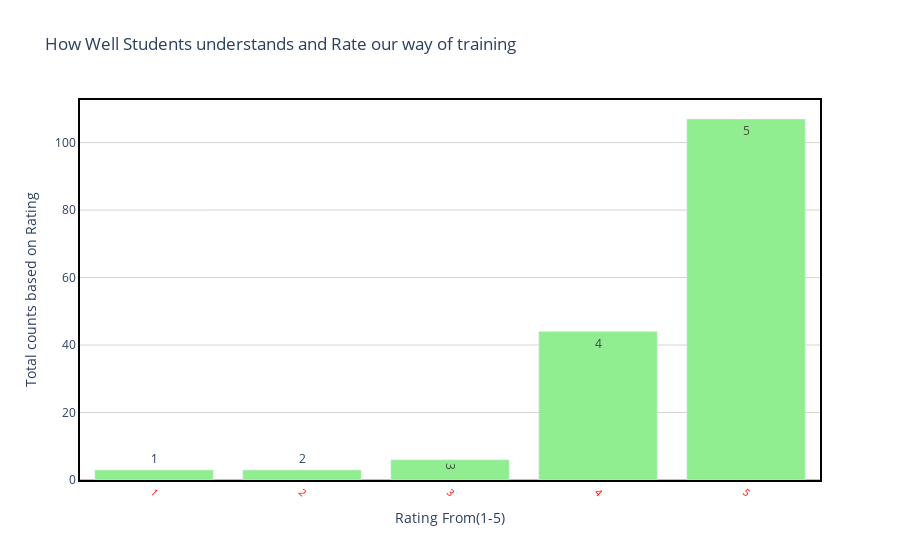

Notebook code cell kept with this figure:
### Code cell
#drawing the bar for training rattings
draw_trace_bar(TrainingRating,'TrainingRating(0-5)','counts','How Well Students understands and Rate our way of training', 'Rating From(1-5)','Total counts based on Rating',"lightgreen")

### Figure 1 — Plotly figure (JSON) as saved in the notebook; plotly's stock layout.template omitted (floating-point values rounded to 4 significant figures)
{"data": [{"marker": {"color": "lightgreen"}, "text": [1, 2, 3, 4, 5], "type": "bar", "x": [1, 2, 3, 4, 5], "y": [3, 3, 6, 44, 107]}], "layout": {"hovermode": "closest", "paper_bgcolor": "rgba(0, 0, 0, 0)", "plot_bgcolor": "rgba(0, 0, 0, 0)", "title": {"text": "How Well Students understands and Rate our way of training"}, "xaxis": {"linecolor": "black", "linewidth": 2, "mirror": true, "showline": true, "showticklabels": true, "tickangle": 45, "tickfont": {"color": "red", "size": 10}, "title": {"text": "Rating From(1-5)"}, "zeroline": true, "zerolinecolor": "grey", "zerolinewidth": 1}, "yaxis": {"gridcolor": "lightgrey", "linecolor": "black", "linewidth": 2, "mirror": true, "showline": true, "title": {"text": "Total counts based on Rating"}, "zeroline": true, "zerolinecolor": "grey", "zerolinewidth": 1}}}
